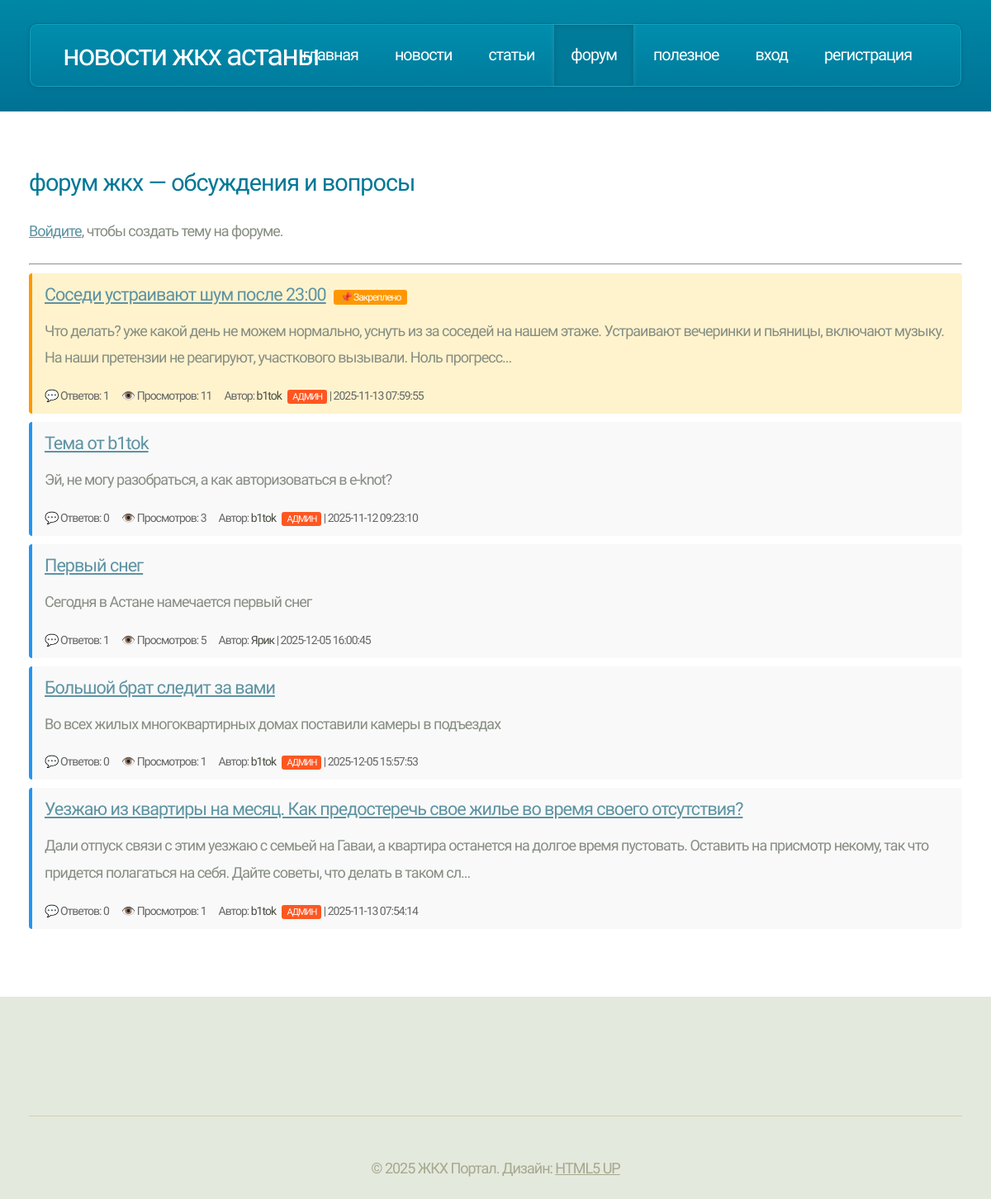
Screenshot of /onecolumn.php with the database file from the repository.
### tables this page shows
CREATE TABLE `forum_topics` (
  `id` int(11) NOT NULL,
  `title` varchar(255) NOT NULL,
  `content` text NOT NULL,
  `author_id` int(11) NOT NULL,
  `is_pinned` tinyint(1) DEFAULT 0,
  `is_closed` tinyint(1) DEFAULT 0,
  `views` int(11) DEFAULT 0,
  `replies_count` int(11) DEFAULT 0,
  `created_at` timestamp NOT NULL DEFAULT current_timestamp(),
  `updated_at` timestamp NOT NULL DEFAULT current_timestamp() ON UPDATE current_timestamp()
);

CREATE TABLE `users` (
  `id` int(11) NOT NULL,
  `username` varchar(50) NOT NULL,
  `password` varchar(255) NOT NULL,
  `role` enum('admin','editor','user') DEFAULT 'user',
  `created_at` timestamp NOT NULL DEFAULT current_timestamp()
);

### db.php (called while the page is built, shortened)
<?php
function isLoggedIn() {
    return isset($_SESSION['user']);
}
function escape($str) {
    return htmlspecialchars($str, ENT_QUOTES, 'UTF-8');
}
?>

### onecolumn.php (the view, shortened to what this page needs)
<?php
include 'db.php';
?>
<!DOCTYPE HTML>
<html>
<head>
    <link rel="stylesheet" href="assets/css/main.css" />
</head>
<body>
    <div id="page-wrapper">
        <div id="header-wrapper">
            <div class="container">
                <div class="row">
                    <div class="col-12">
                        <header id="header">
                            <h1><a href="index.php" id="logo">Новости ЖКХ Астаны</a></h1>
                            <nav id="nav">
                                <a href="index.php">Главная</a>
                                <a href="twocolumn1.php">Новости</a>
                                <a href="twocolumn2.php">Статьи</a>
                                <a href="onecolumn.php" class="current-page-item">Форум</a>
                                <a href="threecolumn.php">Полезное</a>
                                <?php if (isLoggedIn()): ?>
                                    <?php if (isAdmin()): ?>
                                        <a href="admin/index.php" style="color: #ff5722;">Админ</a>
                                    <?php endif; ?>
                                    <a href="logout.php">Выход (<?php echo escape(getCurrentUser()['username']); ?>)</a>
                                <?php else: ?>
                                    <a href="login.php">Вход</a>
                                    <a href="register.php">Регистрация</a>
                                <?php endif; ?>
                            </nav>
                        </header>
                    </div>
                </div>
            </div>
        </div>
        <div id="main">
            <div class="container">
                <div class="row main-row">
                    <div class="col-12">
                        <section>
                            <h2>Форум ЖКХ — обсуждения и вопросы</h2>
                            <?php if (isLoggedIn()): ?>
                                <a href="forum_new_topic.php" class="new-topic-btn">➕ Создать новую тему</a>
                            <?php else: ?>
                                <p><a href="login.php">Войдите</a>, чтобы создать тему на форуме.</p>
                            <?php endif; ?>
                            <hr>
                            <?php
                            $stmt = $conn->prepare("
                                SELECT
                                    t.*,
                                    u.username as author_name,
                                    u.role as author_role,
                                    (SELECT COUNT(*) FROM forum_posts WHERE topic_id = t.id) as replies_count
                                FROM forum_topics t
                                LEFT JOIN users u ON t.author_id = u.id
                                ORDER BY t.is_pinned DESC, t.updated_at DESC
                            ");
                            $stmt->execute();
                            $result = $stmt->get_result();
                            if ($result->num_rows > 0) {
                                while ($topic = $result->fetch_assoc()) {
                                    $cssClass = 'topic-item';
                                    if ($topic['is_pinned']) $cssClass .= ' pinned';
                                    echo "<div class='$cssClass'>";
                                    echo "<h3>";
                                    echo "<a href='forum_topic.php?id={$topic['id']}'>" . escape($topic['title']) . "</a>";
                                    if ($topic['is_pinned']) {
                                        echo " <span class='badge pinned'>📌 Закреплено</span>";
                                    }
                                    echo "</h3>";
                                    $preview = mb_substr($topic['content'], 0, 200);
                                    if (mb_strlen($topic['content']) > 200) $preview .= '...';
                                    echo "<p>" . nl2br(escape($preview)) . "</p>";
                                    echo "<div class='topic-meta'>";
                                    echo "<span class='topic-stats'>💬 Ответов: {$topic['replies_count']}</span>";
                                    echo "<span class='topic-stats'>👁️ Просмотров: {$topic['views']}</span>";
                                    echo "<span>Автор: <strong>" . escape($topic['author_name']) . "</strong>";
                                    if ($topic['author_role'] === 'admin') {
                                        echo " <span class='admin-badge'>АДМИН</span>";
                                    }
                                    echo " | " . $topic['created_at'] . "</span>";
                                    echo "</div>";
                                    echo "</div>";
                                }
                            } else {
                                echo "<p>На форуме пока нет тем. Будьте первым, кто создаст обсуждение!</p>";
                            }
                            ?>
                        </section>
                    </div>
                </div>
            </div>
        </div>
        <div id="footer-wrapper">
            <div class="container">
                <div class="row">
                    <div class="col-12">
                        <div id="copyright">
                            &copy; 2025 ЖКХ Портал. Дизайн: <a href="http://html5up.net">HTML5 UP</a>
                        </div>
                    </div>
                </div>
            </div>
        </div>
    </div>
</body>
</html>

### onecolumn.php (style rules this page uses)
.topic-item { background: #f9f9f9; padding: 15px; margin: 10px 0; border-left: 4px solid #2196F3; border-radius: 4px; }
.topic-item.pinned { background: #fff3cd; border-left-color: #ff9800; }
.topic-meta { color: #666; font-size: 14px; margin-top: 10px; }
.topic-stats { display: inline-block; margin-right: 15px; }
.badge { background: #2196F3; color: white; padding: 2px 8px; border-radius: 3px; font-size: 12px; margin-left: 5px; }
.badge.pinned { background: #ff9800; }
.admin-badge { background: #ff5722; color: white; padding: 2px 6px; border-radius: 3px; font-size: 11px; margin-left: 5px; }

### rows the page displays
forum_topics: title "Соседи устраивают шум после 23:00", is_pinned "📌 Закреплено", content "Что делать? уже какой день не можем нормально, уснуть из за соседей на нашем этаже. Устраивают вечеринки и пьяницы, включают музыку. На наши претензии не реагируют, участкового вызывали. Ноль прогресс...", replies_count "1", views "11", author.username "b1tok", shows "АДМИН", created_at "2025-11-13 07:59:55"
forum_topics: title "Тема от b1tok", content "Эй, не могу разобраться, а как авторизоваться в e-knot?", replies_count "0", views "3", author.username "b1tok", shows "АДМИН", created_at "2025-11-12 09:23:10"
forum_topics: title "Первый снег", content "Сегодня в Астане намечается первый снег", replies_count "1", views "5", author.username "Ярик", created_at "2025-12-05 16:00:45"
forum_topics: title "Большой брат следит за вами", content "Во всех жилых многоквартирных домах поставили камеры в подъездах", replies_count "0", views "1", author.username "b1tok", shows "АДМИН", created_at "2025-12-05 15:57:53"
forum_topics: title "Уезжаю из квартиры на месяц. Как предостеречь свое жилье во время своего отсутствия?", content "Дали отпуск связи с этим уезжаю с семьей на Гаваи, а квартира останется на долгое время пустовать. Оставить на присмотр некому, так что придется полагаться на себя. Дайте советы, что делать в таком сл...", replies_count "0", views "1", author.username "b1tok", shows "АДМИН", created_at "2025-11-13 07:54:14"
